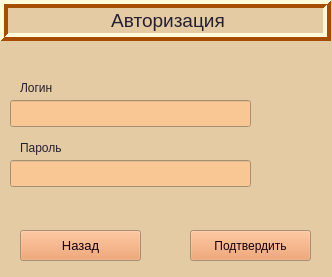
<?xml version="1.0" encoding="UTF-8"?>
<ui version="4.0">
 <class>Dialog</class>
 <widget class="QWidget" name="Dialog">
  <property name="geometry">
   <rect>
    <x>0</x>
    <y>0</y>
    <width>332</width>
    <height>277</height>
   </rect>
  </property>
  <property name="palette">
   <palette>
    <active>
     <colorrole role="WindowText">
      <brush brushstyle="SolidPattern">
       <color alpha="255">
        <red>36</red>
        <green>31</green>
        <blue>49</blue>
       </color>
      </brush>
     </colorrole>
     <colorrole role="Button">
      <brush brushstyle="SolidPattern">
       <color alpha="255">
        <red>237</red>
        <green>148</green>
        <blue>85</blue>
       </color>
      </brush>
     </colorrole>
     <colorrole role="Light">
      <brush brushstyle="SolidPattern">
       <color alpha="255">
        <red>255</red>
        <green>251</green>
        <blue>218</blue>
       </color>
      </brush>
     </colorrole>
     <colorrole role="Midlight">
      <brush brushstyle="SolidPattern">
       <color alpha="255">
        <red>229</red>
        <green>203</green>
        <blue>164</blue>
       </color>
      </brush>
     </colorrole>
     <colorrole role="Dark">
      <brush brushstyle="SolidPattern">
       <color alpha="255">
        <red>165</red>
        <green>77</green>
        <blue>0</blue>
       </color>
      </brush>
     </colorrole>
     <colorrole role="Mid">
      <brush brushstyle="SolidPattern">
       <color alpha="255">
        <red>229</red>
        <green>165</green>
        <blue>10</blue>
       </color>
      </brush>
     </colorrole>
     <colorrole role="Text">
      <brush brushstyle="SolidPattern">
       <color alpha="255">
        <red>29</red>
        <green>34</green>
        <blue>28</blue>
       </color>
      </brush>
     </colorrole>
     <colorrole role="BrightText">
      <brush brushstyle="SolidPattern">
       <color alpha="255">
        <red>205</red>
        <green>171</green>
        <blue>143</blue>
       </color>
      </brush>
     </colorrole>
     <colorrole role="ButtonText">
      <brush brushstyle="SolidPattern">
       <color alpha="255">
        <red>18</red>
        <green>0</green>
        <blue>13</blue>
       </color>
      </brush>
     </colorrole>
     <colorrole role="Base">
      <brush brushstyle="SolidPattern">
       <color alpha="255">
        <red>248</red>
        <green>199</green>
        <blue>148</blue>
       </color>
      </brush>
     </colorrole>
     <colorrole role="Window">
      <brush brushstyle="SolidPattern">
       <color alpha="255">
        <red>229</red>
        <green>203</green>
        <blue>164</blue>
       </color>
      </brush>
     </colorrole>
     <colorrole role="Shadow">
      <brush brushstyle="SolidPattern">
       <color alpha="255">
        <red>16</red>
        <green>10</green>
        <blue>10</blue>
       </color>
      </brush>
     </colorrole>
     <colorrole role="HighlightedText">
      <brush brushstyle="SolidPattern">
       <color alpha="255">
        <red>255</red>
        <green>255</green>
        <blue>255</blue>
       </color>
      </brush>
     </colorrole>
     <colorrole role="AlternateBase">
      <brush brushstyle="SolidPattern">
       <color alpha="255">
        <red>228</red>
        <green>197</green>
        <blue>166</blue>
       </color>
      </brush>
     </colorrole>
     <colorrole role="ToolTipBase">
      <brush brushstyle="SolidPattern">
       <color alpha="255">
        <red>230</red>
        <green>255</green>
        <blue>171</blue>
       </color>
      </brush>
     </colorrole>
     <colorrole role="ToolTipText">
      <brush brushstyle="SolidPattern">
       <color alpha="255">
        <red>0</red>
        <green>0</green>
        <blue>0</blue>
       </color>
      </brush>
     </colorrole>
     <colorrole role="PlaceholderText">
      <brush brushstyle="SolidPattern">
       <color alpha="128">
        <red>252</red>
        <green>252</green>
        <blue>252</blue>
       </color>
      </brush>
     </colorrole>
    </active>
    <inactive>
     <colorrole role="WindowText">
      <brush brushstyle="SolidPattern">
       <color alpha="255">
        <red>36</red>
        <green>31</green>
        <blue>49</blue>
       </color>
      </brush>
     </colorrole>
     <colorrole role="Button">
      <brush brushstyle="SolidPattern">
       <color alpha="255">
        <red>237</red>
        <green>148</green>
        <blue>85</blue>
       </color>
      </brush>
     </colorrole>
     <colorrole role="Light">
      <brush brushstyle="SolidPattern">
       <color alpha="255">
        <red>255</red>
        <green>251</green>
        <blue>218</blue>
       </color>
      </brush>
     </colorrole>
     <colorrole role="Midlight">
      <brush brushstyle="SolidPattern">
       <color alpha="255">
        <red>229</red>
        <green>203</green>
        <blue>164</blue>
       </color>
      </brush>
     </colorrole>
     <colorrole role="Dark">
      <brush brushstyle="SolidPattern">
       <color alpha="255">
        <red>165</red>
        <green>77</green>
        <blue>0</blue>
       </color>
      </brush>
     </colorrole>
     <colorrole role="Mid">
      <brush brushstyle="SolidPattern">
       <color alpha="255">
        <red>229</red>
        <green>165</green>
        <blue>10</blue>
       </color>
      </brush>
     </colorrole>
     <colorrole role="Text">
      <brush brushstyle="SolidPattern">
       <color alpha="255">
        <red>29</red>
        <green>34</green>
        <blue>28</blue>
       </color>
      </brush>
     </colorrole>
     <colorrole role="BrightText">
      <brush brushstyle="SolidPattern">
       <color alpha="255">
        <red>205</red>
        <green>171</green>
        <blue>143</blue>
       </color>
      </brush>
     </colorrole>
     <colorrole role="ButtonText">
      <brush brushstyle="SolidPattern">
       <color alpha="255">
        <red>18</red>
        <green>0</green>
        <blue>13</blue>
       </color>
      </brush>
     </colorrole>
     <colorrole role="Base">
      <brush brushstyle="SolidPattern">
       <color alpha="255">
        <red>248</red>
        <green>199</green>
        <blue>148</blue>
       </color>
      </brush>
     </colorrole>
     <colorrole role="Window">
      <brush brushstyle="SolidPattern">
       <color alpha="255">
        <red>229</red>
        <green>203</green>
        <blue>164</blue>
       </color>
      </brush>
     </colorrole>
     <colorrole role="Shadow">
      <brush brushstyle="SolidPattern">
       <color alpha="255">
        <red>16</red>
        <green>10</green>
        <blue>10</blue>
       </color>
      </brush>
     </colorrole>
     <colorrole role="HighlightedText">
      <brush brushstyle="SolidPattern">
       <color alpha="255">
        <red>255</red>
        <green>255</green>
        <blue>255</blue>
       </color>
      </brush>
     </colorrole>
     <colorrole role="AlternateBase">
      <brush brushstyle="SolidPattern">
       <color alpha="255">
        <red>228</red>
        <green>197</green>
        <blue>166</blue>
       </color>
      </brush>
     </colorrole>
     <colorrole role="ToolTipBase">
      <brush brushstyle="SolidPattern">
       <color alpha="255">
        <red>230</red>
        <green>255</green>
        <blue>171</blue>
       </color>
      </brush>
     </colorrole>
     <colorrole role="ToolTipText">
      <brush brushstyle="SolidPattern">
       <color alpha="255">
        <red>0</red>
        <green>0</green>
        <blue>0</blue>
       </color>
      </brush>
     </colorrole>
     <colorrole role="PlaceholderText">
      <brush brushstyle="SolidPattern">
       <color alpha="128">
        <red>252</red>
        <green>252</green>
        <blue>252</blue>
       </color>
      </brush>
     </colorrole>
    </inactive>
    <disabled>
     <colorrole role="WindowText">
      <brush brushstyle="SolidPattern">
       <color alpha="255">
        <red>165</red>
        <green>77</green>
        <blue>0</blue>
       </color>
      </brush>
     </colorrole>
     <colorrole role="Button">
      <brush brushstyle="SolidPattern">
       <color alpha="255">
        <red>237</red>
        <green>148</green>
        <blue>85</blue>
       </color>
      </brush>
     </colorrole>
     <colorrole role="Light">
      <brush brushstyle="SolidPattern">
       <color alpha="255">
        <red>255</red>
        <green>251</green>
        <blue>218</blue>
       </color>
      </brush>
     </colorrole>
     <colorrole role="Midlight">
      <brush brushstyle="SolidPattern">
       <color alpha="255">
        <red>229</red>
        <green>203</green>
        <blue>164</blue>
       </color>
      </brush>
     </colorrole>
     <colorrole role="Dark">
      <brush brushstyle="SolidPattern">
       <color alpha="255">
        <red>165</red>
        <green>77</green>
        <blue>0</blue>
       </color>
      </brush>
     </colorrole>
     <colorrole role="Mid">
      <brush brushstyle="SolidPattern">
       <color alpha="255">
        <red>229</red>
        <green>165</green>
        <blue>10</blue>
       </color>
      </brush>
     </colorrole>
     <colorrole role="Text">
      <brush brushstyle="SolidPattern">
       <color alpha="255">
        <red>165</red>
        <green>77</green>
        <blue>0</blue>
       </color>
      </brush>
     </colorrole>
     <colorrole role="BrightText">
      <brush brushstyle="SolidPattern">
       <color alpha="255">
        <red>205</red>
        <green>171</green>
        <blue>143</blue>
       </color>
      </brush>
     </colorrole>
     <colorrole role="ButtonText">
      <brush brushstyle="SolidPattern">
       <color alpha="255">
        <red>165</red>
        <green>77</green>
        <blue>0</blue>
       </color>
      </brush>
     </colorrole>
     <colorrole role="Base">
      <brush brushstyle="SolidPattern">
       <color alpha="255">
        <red>229</red>
        <green>203</green>
        <blue>164</blue>
       </color>
      </brush>
     </colorrole>
     <colorrole role="Window">
      <brush brushstyle="SolidPattern">
       <color alpha="255">
        <red>229</red>
        <green>203</green>
        <blue>164</blue>
       </color>
      </brush>
     </colorrole>
     <colorrole role="Shadow">
      <brush brushstyle="SolidPattern">
       <color alpha="255">
        <red>16</red>
        <green>10</green>
        <blue>10</blue>
       </color>
      </brush>
     </colorrole>
     <colorrole role="HighlightedText">
      <brush brushstyle="SolidPattern">
       <color alpha="255">
        <red>255</red>
        <green>255</green>
        <blue>255</blue>
       </color>
      </brush>
     </colorrole>
     <colorrole role="AlternateBase">
      <brush brushstyle="SolidPattern">
       <color alpha="255">
        <red>228</red>
        <green>197</green>
        <blue>166</blue>
       </color>
      </brush>
     </colorrole>
     <colorrole role="ToolTipBase">
      <brush brushstyle="SolidPattern">
       <color alpha="255">
        <red>230</red>
        <green>255</green>
        <blue>171</blue>
       </color>
      </brush>
     </colorrole>
     <colorrole role="ToolTipText">
      <brush brushstyle="SolidPattern">
       <color alpha="255">
        <red>0</red>
        <green>0</green>
        <blue>0</blue>
       </color>
      </brush>
     </colorrole>
     <colorrole role="PlaceholderText">
      <brush brushstyle="SolidPattern">
       <color alpha="128">
        <red>252</red>
        <green>252</green>
        <blue>252</blue>
       </color>
      </brush>
     </colorrole>
    </disabled>
   </palette>
  </property>
  <property name="windowTitle">
   <string>Окно авторизации</string>
  </property>
  <widget class="QPushButton" name="reg_button">
   <property name="geometry">
    <rect>
     <x>190</x>
     <y>230</y>
     <width>121</width>
     <height>31</height>
    </rect>
   </property>
   <property name="text">
    <string>Подтвердить</string>
   </property>
  </widget>
  <widget class="QLineEdit" name="password_edit1">
   <property name="geometry">
    <rect>
     <x>10</x>
     <y>160</y>
     <width>241</width>
     <height>27</height>
    </rect>
   </property>
   <property name="text">
    <string/>
   </property>
   <property name="echoMode">
    <enum>QLineEdit::Password</enum>
   </property>
  </widget>
  <widget class="QLineEdit" name="login_edit">
   <property name="geometry">
    <rect>
     <x>10</x>
     <y>100</y>
     <width>241</width>
     <height>27</height>
    </rect>
   </property>
  </widget>
  <widget class="QLabel" name="label_2">
   <property name="geometry">
    <rect>
     <x>20</x>
     <y>140</y>
     <width>221</width>
     <height>16</height>
    </rect>
   </property>
   <property name="text">
    <string>Пароль</string>
   </property>
  </widget>
  <widget class="QLabel" name="label_3">
   <property name="geometry">
    <rect>
     <x>20</x>
     <y>80</y>
     <width>221</width>
     <height>16</height>
    </rect>
   </property>
   <property name="text">
    <string>Логин</string>
   </property>
  </widget>
  <widget class="QLabel" name="label_4">
   <property name="geometry">
    <rect>
     <x>0</x>
     <y>0</y>
     <width>331</width>
     <height>41</height>
    </rect>
   </property>
   <property name="font">
    <font>
     <pointsize>14</pointsize>
    </font>
   </property>
   <property name="frameShape">
    <enum>QFrame::Box</enum>
   </property>
   <property name="frameShadow">
    <enum>QFrame::Raised</enum>
   </property>
   <property name="lineWidth">
    <number>4</number>
   </property>
   <property name="text">
    <string>&lt;html&gt;&lt;head/&gt;&lt;body&gt;&lt;p align=&quot;center&quot;&gt;Авторизация&lt;/p&gt;&lt;/body&gt;&lt;/html&gt;</string>
   </property>
  </widget>
  <widget class="QPushButton" name="goback_button">
   <property name="geometry">
    <rect>
     <x>20</x>
     <y>230</y>
     <width>121</width>
     <height>31</height>
    </rect>
   </property>
   <property name="font">
    <font>
     <pointsize>10</pointsize>
    </font>
   </property>
   <property name="text">
    <string>Назад</string>
   </property>
  </widget>
 </widget>
 <tabstops>
  <tabstop>login_edit</tabstop>
  <tabstop>password_edit1</tabstop>
  <tabstop>reg_button</tabstop>
 </tabstops>
 <resources/>
 <connections/>
</ui>
